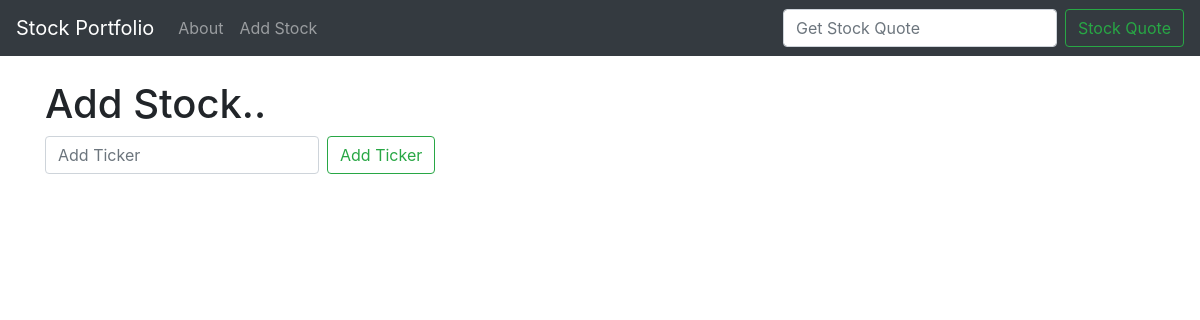
Page /add_stock.html on the earlier database version.
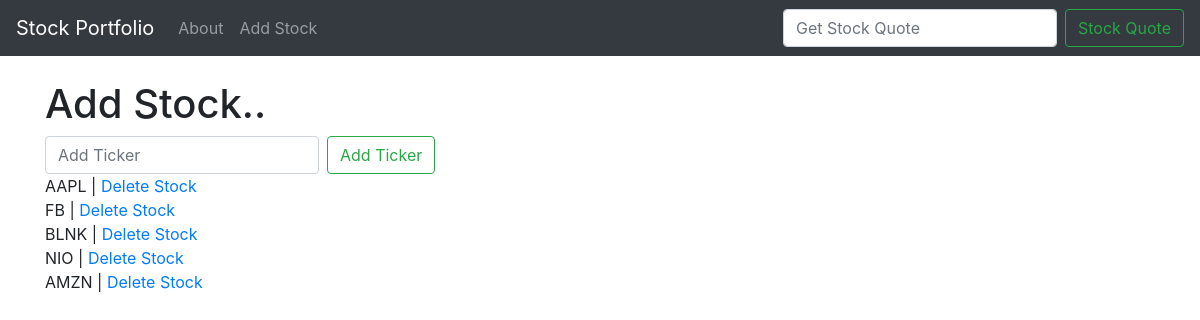
Same page on the later database version.
### quotes/models.py (models this page shows)
class Stock(models.Model):
    ticker = models.CharField(max_length=10)
    def __str__(self):
        return self.ticker

### quotes/views.py (the view)
# urls.py: path('add_stock.html', views.add_stock, name="add_stock"),
def add_stock(request):
    if request.method == 'POST':
        form = StockForm(request.POST or None)
        if form.is_valid():
            form.save()
            messages.success(request, ("Stock has been added"))
            return redirect('add_stock')
    else:
        ticker = Stock.objects.all()
        return render(request, 'add_stock.html', {'ticker': ticker})

### quotes/templates/add_stock.html (shortened to what this page needs)
{% extends 'base.html' %}
{% block content %}
<h1>Add Stock..</h1>
<form class="form-inline my-2 my-lg-0" action="{% url 'add_stock' %}" method="POST">
  <input class="form-control mr-sm-2" type="search" placeholder="Add Ticker" aria-label="Search" name="ticker">
  <button class="btn btn-outline-success my-2 my-sm-0" type="submit">Add Ticker</button>
</form>
{% for item in ticker %}
    {{ item }} | <a href="{% url 'delete' item.id %}">Delete Stock</a> <br/>
{% endfor %}
{% endblock %}

### quotes/templates/base.html (shortened to what this page needs)
<!doctype html>
<html lang="en">
  <head>
    <link rel="stylesheet" href="https://cdn.jsdelivr.net/npm/bootstrap@4.5.3/dist/css/bootstrap.min.css">
  </head>
  <body>
    <nav class="navbar navbar-expand-lg navbar-dark bg-dark">
        <a class="navbar-brand" href="{% url 'home' %}">Stock Portfolio</a>
        <div class="collapse navbar-collapse" id="navbarSupportedContent">
          <ul class="navbar-nav mr-auto">
            <li class="nav-item">
              <a class="nav-link" href="{% url 'about' %}">About</a>
            </li>
            <li class="nav-item">
              <a class="nav-link" href="{% url 'add_stock' %}">Add Stock</a>
            </li>
          </ul>
          <form class="form-inline my-2 my-lg-0" action="{% url 'home' %}" method="POST">
            <input class="form-control mr-sm-2" type="search" placeholder="Get Stock Quote" aria-label="Search" name="ticker">
            <button class="btn btn-outline-success my-2 my-sm-0" type="submit">Stock Quote</button>
          </form>
        </div>
      </nav>
        <div class = "container">
          <br/>
            {% block content %}
            {% endblock %}
        </div>
  </body>
</html>

Differences in the rows shown:
added Stock: ticker "AAPL"
added Stock: ticker "FB"
added Stock: ticker "BLNK"
added Stock: ticker "NIO"
added Stock: ticker "AMZN"
